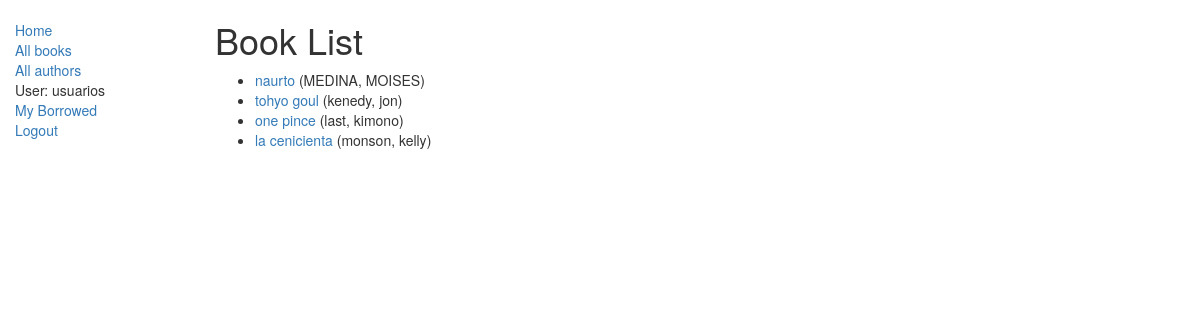
The page /holaApp/books/ (signed in) on the database as committed earlier.
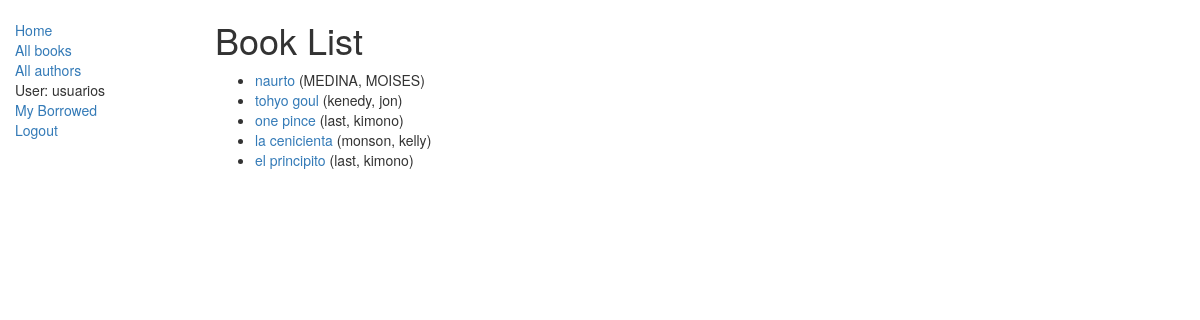
The same page on the database as committed later.
### holaApp/models.py (models this page shows, shortened)
class Book(models.Model):
    title = models.CharField(max_length=200)
    author = models.ForeignKey('Author', on_delete=models.SET_NULL, null=True)
    summary = models.TextField(max_length=1000, help_text="Ingrese una breve descripción del libro")
    isbn = models.CharField('ISBN',max_length=13, help_text='13 Caracteres <a href="https://www.isbn-international.org/content/what-isbn">ISBN number</a>')
    genre = models.ManyToManyField(Genre, help_text="Seleccione un genero para este libro")
    language = models.ForeignKey(
        'Language', on_delete=models.SET_NULL, null=True)
    def get_absolute_url(self):
        return reverse('book-detail', args=[str(self.id)])
    def display_genre(self):
        """
        Creates a string for the Genre. This is required to display genre in Admin.
        """
        return ', '.join([genre.name for genre in self.genre.all()[:3]])
    display_genre.short_description = 'Genre'

class Author(models.Model):
    first_name = models.CharField(max_length=100)
    last_name = models.CharField(max_length=100)
    date_of_birth = models.DateField(null=True, blank=True)
    date_of_death = models.DateField('Died', null=True, blank=True)
    def __str__(self):
        return '%s, %s' % (self.last_name, self.first_name)

### holaApp/views.py (the view)
class BookListView(LoginRequiredMixin, generic.ListView):
    login_url = '/accounts/login/'
    redirect_field_name = 'redirect_to'
    model = Book
    paginate_by = 10

### holaApp/templates/holaApp/book_list.html (shortened to what this page needs)
{% extends "base_generic.html" %}
{% block content %}
    <h1>Book List</h1>
    {% if book_list %}
    <ul>
        {% for book in book_list %}
        <li>
            <a href="{{ book.get_absolute_url }}">{{ book.title }}</a> ({{book.author}})
        </li>
        {% endfor %}
    </ul>
    {% else %}
        <p>There are no books in the library.</p>
    {% endif %}
{% endblock %}

Rows that differ between the two databases and show on the page:
added Book: title "el principito", author "last, kimono"
